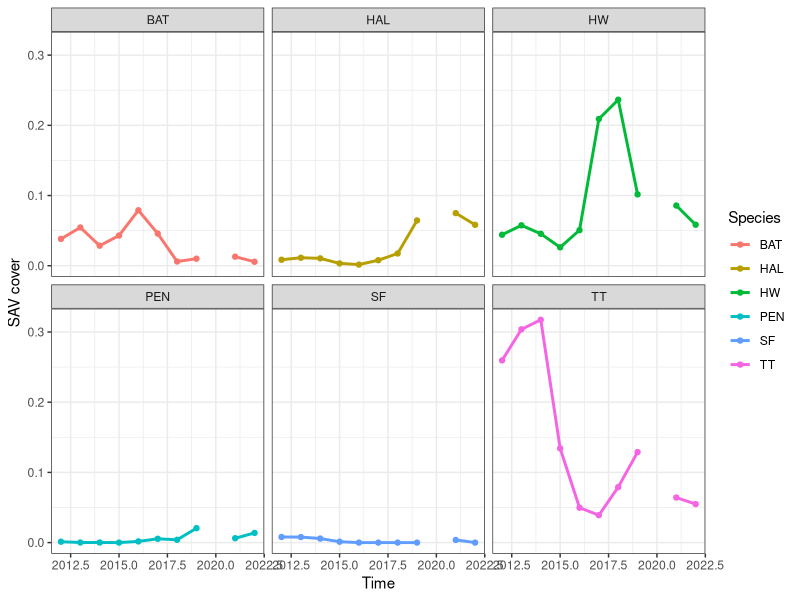
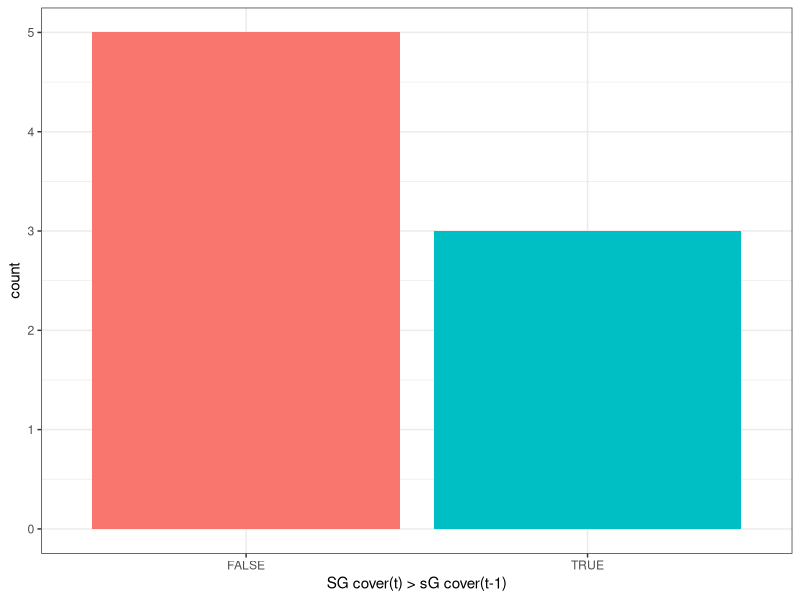

The R source for these figures, in order:
## ---- chunk 1
knitr::opts_chunk$set(collapse = T, cache = T)
## ---- chunk 2
library(tidyverse)

df = read_csv('data/rankinSAV.csv')
dim(df)

## ---- chunk 3
df = read_csv('data/rankinSAV.csv') |> 
  mutate(total_seagrass = TT + HW + SF,
         total_macroalgae = HAL + BAT + PEN) 

# total seagrass
ts = df |> 
  filter(total_seagrass == max(total_seagrass, na.rm =T))

ts

# total seagrass
tm = df |> 
  filter(total_macroalgae == max(total_macroalgae, na.rm =T))

tm
## ---- chunk 4
d = df |> 
  select(YEAR, total_seagrass, total_macroalgae)
## ---- chunk 5
dm = d |> 
  pivot_longer(total_seagrass:total_macroalgae, 
               names_to = 'SAV', values_to = 'cover') |> 
  group_by(YEAR, SAV) |> 
  summarize(mean = mean(cover, na.rm = T),
            sd = sd(cover, na.rm = T))

dm

sg = dm |> filter(SAV == 'total_seagrass')

sg$YEAR[which.max(sg$mean)]
sg$YEAR[which.min(sg$mean)]

ma = dm |> filter(SAV == 'total_macroalgae')

ma$YEAR[which.max(ma$mean)]
ma$YEAR[which.min(ma$mean)]
## ---- chunk 6
lg = df |> 
  group_by(YEAR) |> 
  summarize(across(TT:PEN,mean) )|> 
  pivot_longer(TT:PEN, names_to = 'SAV', values_to = 'cover')

ggplot(lg, aes(YEAR, cover, color = SAV)) +
  geom_point() +
  geom_line(size = 1) +
  labs(x = 'Time', y = 'SAV cover', color = 'Species') +
  facet_wrap(~SAV)+
  theme_bw()
## ---- chunk 7
df = df |> 
  mutate(sg = case_when(
    total_seagrass <= 0.30 ~ 'low',
    between(total_seagrass, 0.30,0.60) ~ 'intermediate',
    total_seagrass > 0.60 ~ 'high'
  ))
## ---- chunk 8

# for loop
s = df |> 
  group_by(YEAR) |> 
  summarize(sg = mean(total_seagrass)) |> 
  mutate(comp = NA)
for (i in 2:nrow(s)){
  s$comp[i] = s$sg[i] > s$sg[i-1]
}
  

#dplyr
sg = df |> 
  group_by(YEAR) |> 
  summarize(sg = mean(total_seagrass)) |> 
  mutate(comp = sg>lag(sg))



## ---- chunk 9
sgc = s |> 
  count(comp) |> 
  drop_na()

ggplot(sgc, aes(comp, n, fill = comp)) +
  geom_col() +
  labs(x = 'SG cover(t) > sG cover(t-1)', y = 'count') +
  theme_bw()+
  theme(legend.position = 'none')
